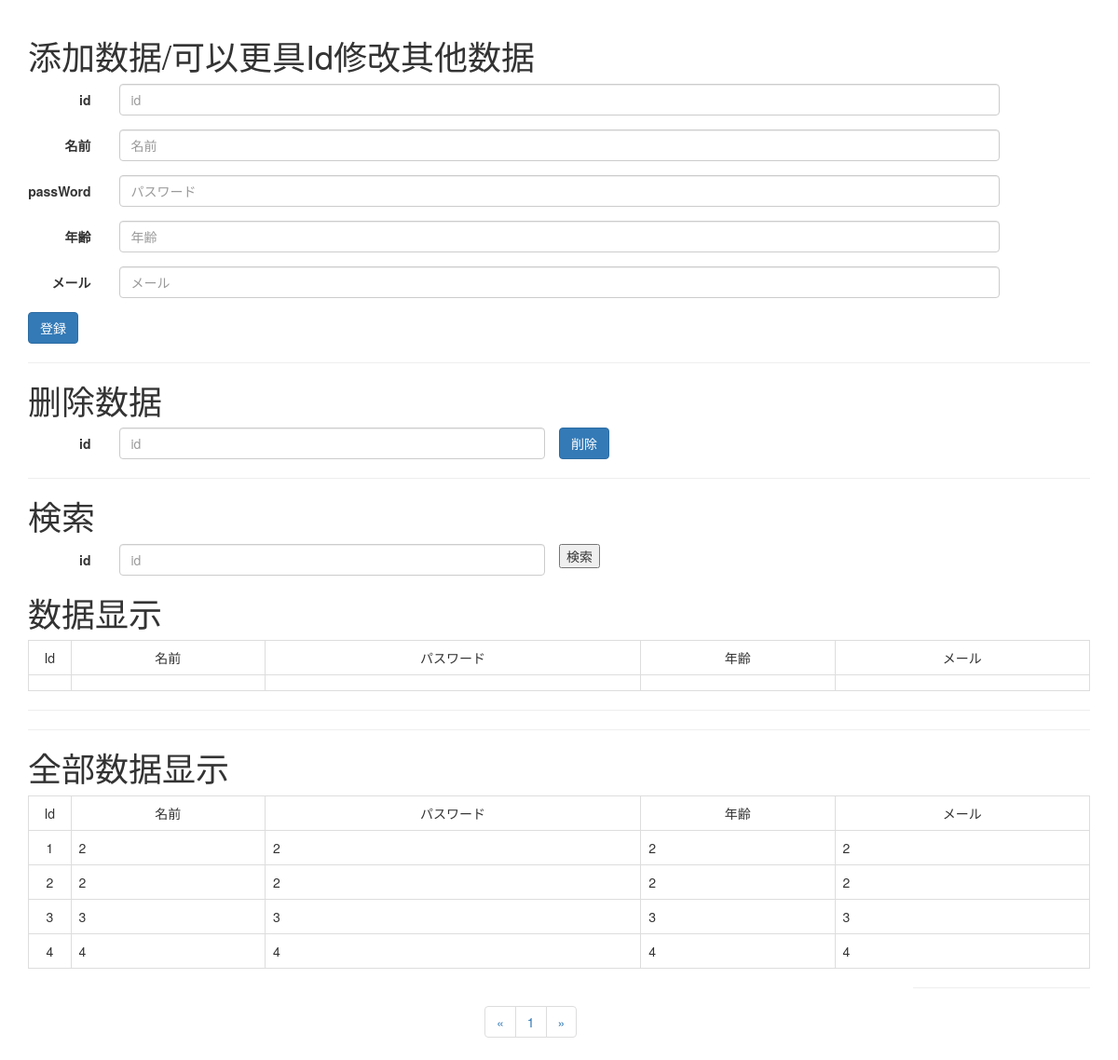
/demo/index/, run on an earlier commit of the app's database.
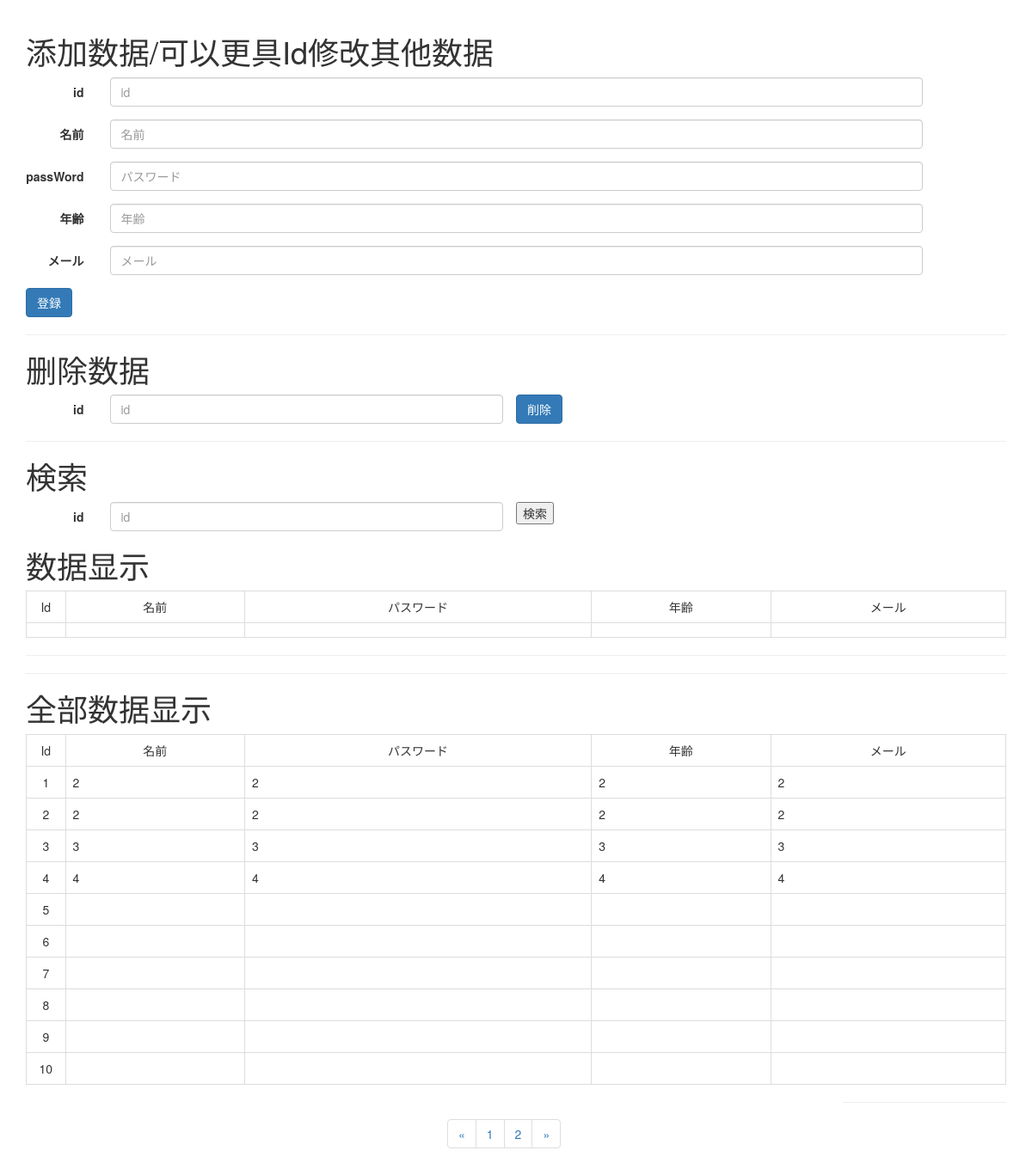
And on a later commit of the database.
### demo/models.py (models this page shows)
class UserInfoDemo(models.Model):
    userId = models.CharField(primary_key=True, max_length=20, verbose_name='userId')
    userName = models.CharField(blank=True, max_length=20, verbose_name='userName')
    passWord = models.CharField(blank=True, max_length=20, verbose_name='passWord')
    userAge = models.CharField(blank=True, max_length=3, verbose_name='userAge')
    userMail = models.CharField(blank=True, max_length=20, verbose_name='userMail')
    class Meta:
        managed = False
        db_table = 'UserInfoDemo'

### demo/views.py (the view)
# urls.py: path('index/', demo.views.index),
def index(request):
    page = request.GET.get('page')
    if page:
        page = int(page)
    else:
        page = 1
    print(page)
    detail_info = models.UserInfoDemo.objects.all()
    paginator = Paginator(detail_info, 10)
    page_num = paginator.num_pages
    page_article_list = paginator.page(page)
    if page_article_list.has_next():
        next_page = page + 1
    else:
        next_page = page
    if page_article_list.has_previous():
        previous_page = page - 1
    else:
        previous_page = page
    return render(request, 'index.html',
                  {
                      'user_info': page_article_list,
                      'page_num': range(1, page_num + 1),
                      'curr_page': page,
                      'next_page': next_page,
                      'previous_page': previous_page
                  }
                  )

### templates/index.html (shortened to what the changed rows need)
<!DOCTYPE html>
<html ng-app="myApp" lang="ja">
<head>
    <link rel="stylesheet" type="text/css" href="//maxcdn.bootstrapcdn.com/bootstrap/3.3.6/css/bootstrap.min.css">
</head>
<body class="container">
<div ng-controller="AppController">
    <h1>添加数据/可以更具Id修改其他数据</h1>
</div>
<div ng-controller="AppController">
    <h1>删除数据</h1>
</div>
<div>
    <div ng-controller="AppController">
        <h1>検索</h1>
        <div>
            <h1>数据显示</h1>
        </div>
    </div>
</div>
<div ng-controller="AppController">
    <div>
        <h1>全部数据显示</h1>
        <table class="table table-bordered ">
            {% for UserInfoDemo in user_info %}
                <tr>
                    <td class="text-center">{{ UserInfoDemo.userId }}</td>
                    <td>{{ UserInfoDemo.userName }}</td>
                    <td>{{ UserInfoDemo.passWord }}</td>
                    <td>{{ UserInfoDemo.userAge }}</td>
                    <td>{{ UserInfoDemo.userMail }}</td>
                </tr>
            {% endfor %}
        </table>
        <div class="boby-footer">
            <div class="col-md-5 col-md-offset-5">
                <nav aria-label="Page navigation">
                    <ul class="pagination">
                        {% for num in page_num %}
                            <li><a href="?page={{ num }}">{{ num }}</a></li>
                        {% endfor %}
                    </ul>
                </nav>
            </div>
        </div>
    </div>
</div>
</body>
</html>

What changed in the data, as far as the page shows it:
added UserInfoDemo: userId "5"
added UserInfoDemo: userId "6"
added UserInfoDemo: userId "7"
added UserInfoDemo: userId "8"
added UserInfoDemo: userId "9"
added UserInfoDemo: userId "10"
Also different on the page:
new list line: "2"
